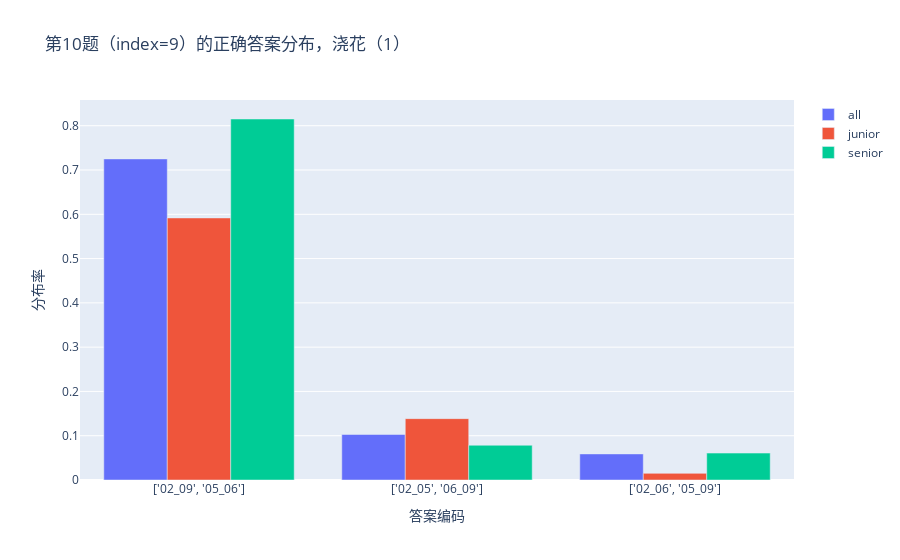

Source (notebook cell):
### Markdown cell above
#### 第10题（index=9）正确答案分布

### Code cell
x=[str(['02_09', '05_06']),str(['02_05', '06_09']),str(['02_06', '05_09'])]
data1 = go.Bar(x = x, y = [480/662,68/662,39/662], name = 'all')
data2 = go.Bar(x = x, y = [158/267,37/267,4/267], name = 'junior') 
data3 = go.Bar(x = x, y = [322/395,31/395,24/395], name = 'senior') 



layout={"title": "第10题（index=9）的正确答案分布，浇花（1）", 
       "xaxis_title": "答案编码",
       "yaxis_title": "分布率",
       # x轴坐标倾斜60度
       "xaxis": {"tickangle": 0}
      }
fig = go.Figure(data=[data1, data2, data3],layout=layout)
plot(fig,filename="./plot/plot_problem_浇花（1）_accuracy.html",auto_open=False,image='png',image_height=800,image_width=1500)
offline.iplot(fig)

### Figure 1 — Plotly figure (JSON) as saved in the notebook; plotly's stock layout.template omitted (floating-point values rounded to 4 significant figures)
{"data": [{"name": "all", "type": "bar", "x": ["['02_09', '05_06']", "['02_05', '06_09']", "['02_06', '05_09']"], "y": [0.7251, 0.1027, 0.05891]}, {"name": "junior", "type": "bar", "x": ["['02_09', '05_06']", "['02_05', '06_09']", "['02_06', '05_09']"], "y": [0.5918, 0.1386, 0.01498]}, {"name": "senior", "type": "bar", "x": ["['02_09', '05_06']", "['02_05', '06_09']", "['02_06', '05_09']"], "y": [0.8152, 0.07848, 0.06076]}], "layout": {"title": {"text": "第10题（index=9）的正确答案分布，浇花（1）"}, "xaxis": {"tickangle": 0, "title": {"text": "答案编码"}}, "yaxis": {"title": {"text": "分布率"}}}}
